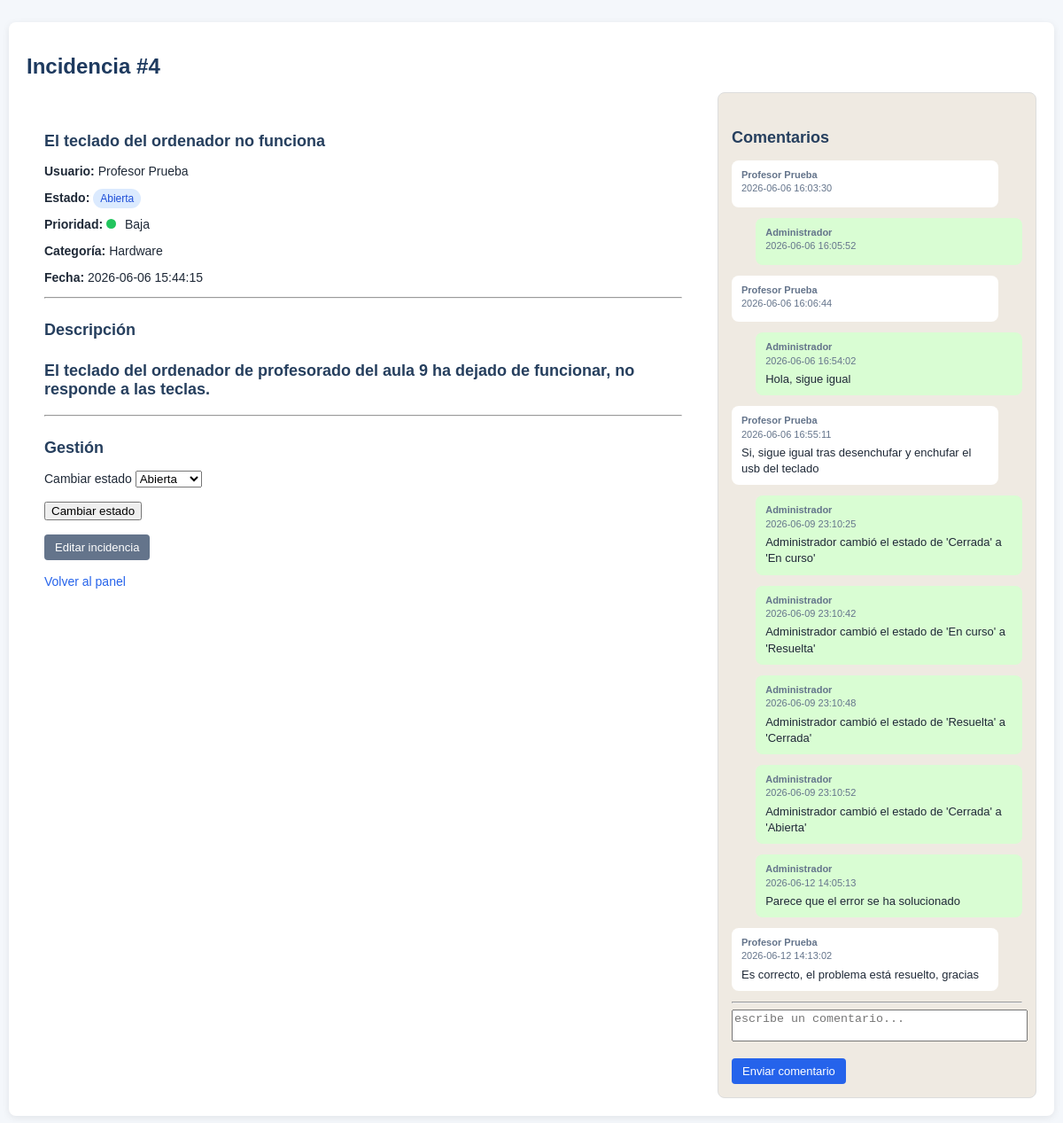
The app's page /incidencias/ver.php?id=4 (signed in) with its own data.
### tables this page shows
CREATE TABLE `incidencias` (
  `id_incidencia` int NOT NULL,
  `titulo` varchar(200) NOT NULL,
  `descripcion` text NOT NULL,
  `fecha_creacion` timestamp NULL DEFAULT CURRENT_TIMESTAMP,
  `id_usuario` int NOT NULL,
  `id_estado` int NOT NULL,
  `id_prioridad` int NOT NULL,
  `id_categoria` int NOT NULL,
  `tecnico_asignado` int DEFAULT NULL
);

CREATE TABLE `usuarios` (
  `id_usuario` int NOT NULL,
  `nombre` varchar(100) NOT NULL,
  `email` varchar(150) NOT NULL,
  `password` varchar(255) NOT NULL,
  `rol` enum('admin','tecnico','usuario') DEFAULT 'usuario',
  `fecha_creacion` timestamp NULL DEFAULT CURRENT_TIMESTAMP
);

CREATE TABLE `estados` (
  `id_estado` int NOT NULL,
  `nombre_estado` varchar(50) NOT NULL
);

CREATE TABLE `prioridades` (
  `id_prioridad` int NOT NULL,
  `nombre_prioridad` varchar(50) NOT NULL
);

CREATE TABLE `categorias` (
  `id_categoria` int NOT NULL,
  `nombre_categoria` varchar(100) NOT NULL
);

CREATE TABLE `comentarios` (
  `id_comentario` int NOT NULL,
  `comentario` text NOT NULL,
  `fecha_comentario` timestamp NULL DEFAULT CURRENT_TIMESTAMP,
  `id_usuario` int NOT NULL,
  `id_incidencia` int NOT NULL
);

### incidencias/ver.php (the view, shortened to what this page needs)
<?php
require_once '../config/database.php';
$id = (int) $_GET['id'];
$sql = " SELECT
	i.*,
	u.nombre AS usuario,
	e.nombre_estado,
	p.nombre_prioridad,
	c.nombre_categoria
FROM incidencias i
	INNER JOIN usuarios u
		ON i.id_usuario = u.id_usuario
	INNER JOIN estados e
		ON i.id_estado = e.id_estado
	INNER JOIN prioridades p
		ON i.id_prioridad = p.id_prioridad
	INNER JOIN categorias c
		ON i.id_categoria = c.id_categoria
	WHERE i.id_incidencia = :id
	";
$stmt = $conexion->prepare($sql);
$stmt->execute([ 'id' => $id]);
$incidencia = $stmt->fetch(PDO::FETCH_ASSOC);
$incidenciaCerrada =
(
	$incidencia['id_estado'] == 4
);
$sqlComentarios = "
	SELECT c.*, u.nombre
	FROM comentarios c
	INNER JOIN usuarios u
		on c.id_usuario = u.id_usuario
	WHERE c.id_incidencia = :id
	ORDER BY c.fecha_comentario ASC
	";
$stmtComentarios = $conexion->prepare($sqlComentarios);
$stmtComentarios ->execute(['id' => $id]);
$comentarios = $stmtComentarios->fetchAll(PDO::FETCH_ASSOC);
?>
<!DOCTYPE html>
<html lang="es">
<head>
<link rel="stylesheet" href="../assets/css/style.css">
</head>
<body>
<div class="container">
<h1>
	Incidencia #<?php echo $incidencia['id_incidencia']; ?>
</h1>
<div class= "ticket-layout">
	<div class= "ticket-detail">
		<h2><?php echo htmlspecialchars($incidencia['titulo']); ?></h2>
		<p>
			<strong>Usuario:</strong>
			<?php echo htmlspecialchars($incidencia['usuario']); ?>
		</p>
		<p>
			<strong>Estado:</strong>
			<?php
			$estadoClase = strtolower($incidencia['nombre_estado']);
			?>
			<span class="estado estado-<?php echo $estadoClase; ?>">
				<?php echo htmlspecialchars($incidencia['nombre_estado']); ?>
			</span>
		</p>
		<p>
			<strong>Prioridad:</strong>
			<?php $prioridadClase = strtolower($incidencia['nombre_prioridad']);
				if ($prioridadClase == 'crítica') {$prioridadClase = 'critica'; }?>
			<span class="priority-dot priority-<?php echo $prioridadClase; ?>"></span>
			<?php echo htmlspecialchars($incidencia['nombre_prioridad']); ?>
		</p>
		<p>
			<strong>Categoría:</strong>
			<?php echo htmlspecialchars($incidencia['nombre_categoria']); ?>
		</p>
		<p>
			<strong>Fecha:</strong>
			<?php echo $incidencia['fecha_creacion']; ?>
		</p>
		<hr>
		<h2>Descripción<h2>
		<p>
			<?php echo nl2br(htmlspecialchars($incidencia['descripcion'])); ?>
		</p>
		<hr>
		<?php if($_SESSION['rol'] == 'admin' && !$incidenciaCerrada): ?>
		<h2>Gestión</h2>
			<form method="POST">
			<label>Cambiar estado</label>
			<select name="nuevo_estado">
				<option value="1">Abierta</option>
			</select>
			<br><br>
			<button type="sumbit" name="cambiar_estado">Cambiar estado</button>
			</form>
			<br>
			<a class="btn btn-secondary"
				 href="editar.php?id=<?php echo $incidencia['id_incidencia']; ?>">
				Editar incidencia
			</a>
		<?php endif; ?>
		<br><br>
		<a href="../dashboard.php">
			Volver al panel
		</a>
	</div>
	<div class="chat-panel">
		<h2>Comentarios</h2>
		<?php foreach($comentarios as $comentario): ?>
			<?php
			$claseMensaje =
				($comentario['id_usuario'] == $_SESSION['usuario_id'])
				? 'chat-own' : 'chat-other'; ?>
			<div class="chat-message <?php echo $claseMensaje; ?>">
				<div class="chat-meta">
					<strong>
						<?php echo $comentario['nombre']; ?>
					</strong>
					<br>
					<?php echo $comentario['fecha_comentario']; ?>
				</div>
				<?php echo nl2br(htmlspecialchars($comentario['comentario'])); ?>
			</div>
		<?php endforeach; ?>
		<hr>
		<?php if(!$incidenciaCerrada): ?>
			<form method="POST" class="chat-form">
				<textarea name="comentario"
					placeholder="escribe un comentario..."
					required></textarea>
				<br><br>
				<button type="sumbit" class="btn">Enviar comentario</button>
			</form>
		<?php endif; ?>
		</div>
	</div>
</div>
</body>
</html>

### assets/style.css (style rules this page uses)
* { box-sizzing: border-box; }
body { margin: 0; font-family: Arial, Helvetica, sans-serif; background: #f4f7fb; color: #1f2937; font-size: 14px; }
.container { width: 95%; margin: 25px auto; background: #ffffff; padding: 20px; border-radius: 8px; box-shadow: 0 2px 8px rgba(0,0,0,0.08); }
h1 { font-size: 24px; margin-bottom: 15px; color: #1e3a5f; }
h2 { font-size: 18px; margin-top: 25px; color: #263f5e; }
a { color: #2563eb; text-decoration: none; }
.btn { display: inline-block; padding: 7px 12px; border-radius: 4px; background: #2563eb; color: white; border: none; cursor: pointer; font-size: 13px; }
.btn-secondary { background: #64748b; }
.priority-dot { width: 11px; height: 11px; border-radius: 50%; display: inline-block; margin-right: 6px; }
.priority-baja { background: #22c55e; }
.estado { padding: 4px 8px; border-radius: 12px; background: #e2e8f0; font-size: 12px; }
.estado-abierta { background: #dbeafe; color: #1d4ed8; }
textarea { resize: none; }
.ticket-layout { display:grid; grid-template-columns: 1fr 360px; gap: 20px; align-items: start; }
.ticket-detail { background: white; padding: 20px; border-radius: 8px; }
.chat-panel { background: #efeae2; border-radius: 8px; padding: 15px; min-heigth: 500px; max-heigth: 650px; overflow-y: auto; border: 1px solid #ddd; }
.chat-message { max-width: 85%; margin-bottom: 12px; padding: 9px 11px; border-radius: 8px; font-size: 13px; line-height: 1.4; clear: both; }
.chat-own { background: #d9fdd3; margin-left: auto; }
.chat-other { background: #ffffff; margin-right: auto; }
.chat-meta { font-size: 11px; color: #64748b; margin-bottom: 4px; }
.chat-form textarea { width: 100%; heigth: 80px; resize: none; }

### records on screen
incidencias: id_incidencia "4", titulo "El teclado del ordenador no funciona", id_usuario.nombre "Profesor Prueba", id_estado.nombre_estado "Abierta", id_prioridad.nombre_prioridad "Baja", id_categoria.nombre_categoria "Hardware", fecha_creacion "2026-06-06 15:44:15", descripcion "El teclado del ordenador de profesorado del aula 9 ha dejado de funcionar, no responde a las teclas."
comentarios: id_usuario.nombre "Profesor Prueba", fecha_comentario "2026-06-06 16:03:30"
comentarios: id_usuario.nombre "Administrador", fecha_comentario "2026-06-06 16:05:52"
comentarios: id_usuario.nombre "Profesor Prueba", fecha_comentario "2026-06-06 16:06:44"
comentarios: id_usuario.nombre "Administrador", fecha_comentario "2026-06-06 16:54:02", comentario "Hola, sigue igual"
comentarios: id_usuario.nombre "Profesor Prueba", fecha_comentario "2026-06-06 16:55:11", comentario "Si, sigue igual tras desenchufar y enchufar el usb del teclado"
comentarios: id_usuario.nombre "Administrador", fecha_comentario "2026-06-09 23:10:25", comentario "Administrador cambió el estado de 'Cerrada' a 'En curso'"
comentarios: id_usuario.nombre "Administrador", fecha_comentario "2026-06-09 23:10:42", comentario "Administrador cambió el estado de 'En curso' a 'Resuelta'"
comentarios: id_usuario.nombre "Administrador", fecha_comentario "2026-06-09 23:10:48", comentario "Administrador cambió el estado de 'Resuelta' a 'Cerrada'"
comentarios: id_usuario.nombre "Administrador", fecha_comentario "2026-06-09 23:10:52", comentario "Administrador cambió el estado de 'Cerrada' a 'Abierta'"
comentarios: id_usuario.nombre "Administrador", fecha_comentario "2026-06-12 14:05:13", comentario "Parece que el error se ha solucionado"
comentarios: id_usuario.nombre "Profesor Prueba", fecha_comentario "2026-06-12 14:13:02", comentario "Es correcto, el problema está resuelto, gracias"
